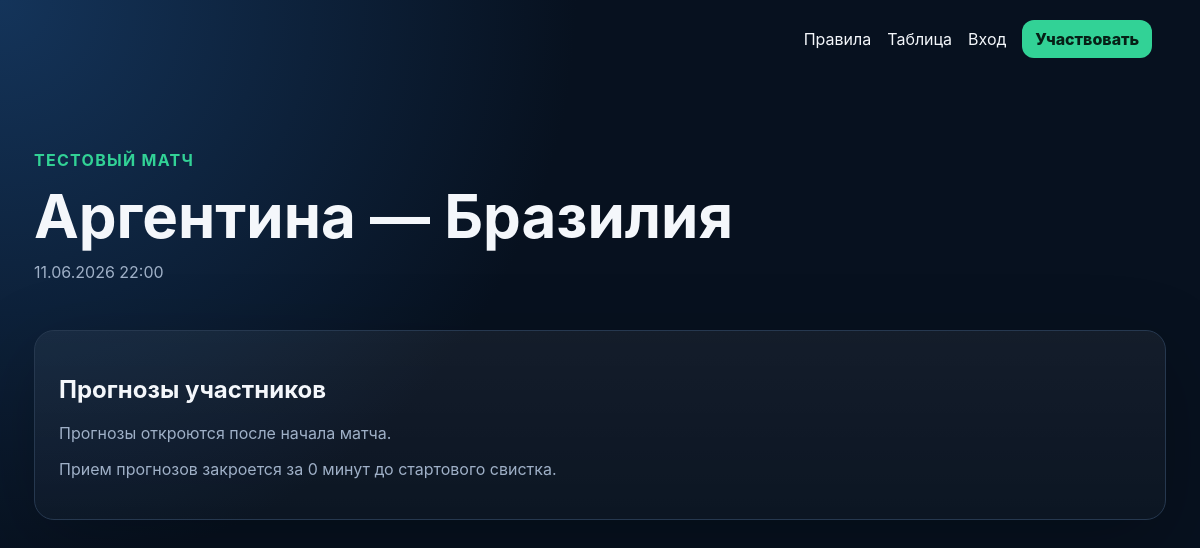
Page /match?id=1 on the committed database.
### tables this page shows
CREATE TABLE matches (
    id INT UNSIGNED AUTO_INCREMENT PRIMARY KEY,
    stage VARCHAR(120) NOT NULL,
    home_team_id INT UNSIGNED NOT NULL,
    away_team_id INT UNSIGNED NOT NULL,
    starts_at DATETIME NOT NULL,
    home_score TINYINT UNSIGNED NULL,
    away_score TINYINT UNSIGNED NULL,
    status ENUM('scheduled', 'live', 'finished') NOT NULL DEFAULT 'scheduled',
    created_at DATETIME NOT NULL,
    updated_at DATETIME NOT NULL,
    INDEX matches_starts_at_idx (starts_at),
    CONSTRAINT matches_home_team_fk FOREIGN KEY (home_team_id) REFERENCES teams(id),
    CONSTRAINT matches_away_team_fk FOREIGN KEY (away_team_id) REFERENCES teams(id)
);

CREATE TABLE teams (
    id INT UNSIGNED AUTO_INCREMENT PRIMARY KEY,
    name VARCHAR(120) NOT NULL UNIQUE,
    code VARCHAR(12) NULL UNIQUE,
    created_at DATETIME NOT NULL,
    updated_at DATETIME NOT NULL
);

### app/bootstrap.php (called while the page is built, shortened)
<?php
$config = require dirname(__DIR__) . '/config/config.php';
date_default_timezone_set($config['app']['timezone']);
function config(?string $key = null, $default = null)
{
    global $config;
    $value = $config;
    foreach (explode('.', $key) as $part) {
        if (!is_array($value) || !array_key_exists($part, $value)) {
            return $default;
        }
        $value = $value[$part];
    }
    return $value;
}
function db(): PDO
{
    $db = config('db');
    $dsn = sprintf(
        'mysql:host=%s;dbname=%s;charset=%s',
        $db['host'],
        $db['database'],
        $db['charset']
    );
    $pdo = new PDO($dsn, $db['username'], $db['password'], [
        PDO::ATTR_ERRMODE => PDO::ERRMODE_EXCEPTION,
        PDO::ATTR_DEFAULT_FETCH_MODE => PDO::FETCH_ASSOC,
        PDO::ATTR_EMULATE_PREPARES => false,
    ]);
    return $pdo;
}
function h(?string $value): string
{
    return htmlspecialchars((string) $value, ENT_QUOTES | ENT_SUBSTITUTE, 'UTF-8');
}
function view(string $template, array $data = []): void
{
    require dirname(__DIR__) . '/views/partials/layout.php';
}
require __DIR__ . '/domain.php';

### app/domain.php (called while the page is built, shortened)
<?php
function find_match(int $id): ?array
{
    $stmt = db()->prepare(
        "SELECT m.*, ht.name AS home_team, at.name AS away_team
         FROM matches m
         JOIN teams ht ON ht.id = m.home_team_id
         JOIN teams at ON at.id = m.away_team_id
         WHERE m.id = ?
         LIMIT 1"
    );
    $stmt->execute([$id]);
    return $stmt->fetch() ?: null;
}
function match_started(array $match): bool
{
    return time() >= strtotime($match['starts_at']);
}

### views/match.php (the view, shortened to what this page needs)
<section class="page-heading">
    <div>
        <p class="eyebrow"><?= h($match['stage']) ?></p>
        <h1><?= h($match['home_team']) ?> — <?= h($match['away_team']) ?></h1>
        <p class="muted"><?= h(date('d.m.Y H:i', strtotime($match['starts_at']))) ?></p>
    </div>
</section>
<section class="card">
    <h2>Прогнозы участников</h2>
    <?php if (!match_started($match)): ?>
        <p class="muted">Прогнозы откроются после начала матча.</p>
        <p class="muted">Прием прогнозов закроется за <?= (int) config('app.prediction_lock_minutes') ?> минут до стартового свистка.</p>
    <?php elseif (!$predictions): ?>
        <p class="muted">На этот матч пока нет прогнозов.</p>
    <?php endif; ?>
</section>

### public/assets/styles.css (style rules this page uses)
:root { --bg: #07111f; --panel: #111d2d; --panel-soft: #17263a; --text: #f4f7fb; --muted: #9fb0c7; --accent: #32d296; --accent-dark: #1ba673; --danger: #e85d75; --border: #26384f; }
* { box-sizing: border-box; }
body { margin: 0; background: radial-gradient(circle at top left, #14345a 0, var(--bg) 36rem); color: var(--text); font-family: Inter, system-ui, -apple-system, BlinkMacSystemFont, "Segoe UI", sans-serif; }
.hero, .page-heading { align-items: center; display: flex; gap: 2rem; justify-content: space-between; margin: 2rem 0; }
.hero h1, .page-heading h1 { font-size: clamp(2rem, 5vw, 4.5rem); line-height: 1; margin: .25rem 0 1rem; }
.eyebrow { color: var(--accent); font-weight: 700; letter-spacing: .08em; text-transform: uppercase; }
.card { background: linear-gradient(180deg, rgba(255,255,255,.05), rgba(255,255,255,.02)); border: 1px solid var(--border); border-radius: 1.25rem; box-shadow: 0 24px 80px rgba(0,0,0,.24); margin-bottom: 1.5rem; padding: 1.5rem; }
.muted { color: var(--muted); }

### rows in the picture
matches: stage "ТЕСТОВЫЙ МАТЧ", home_team.name "Аргентина", away_team.name "Бразилия", starts_at "11.06.2026 22:00"

### other values in the picture
config('app.prediction_lock_minutes') "0"
